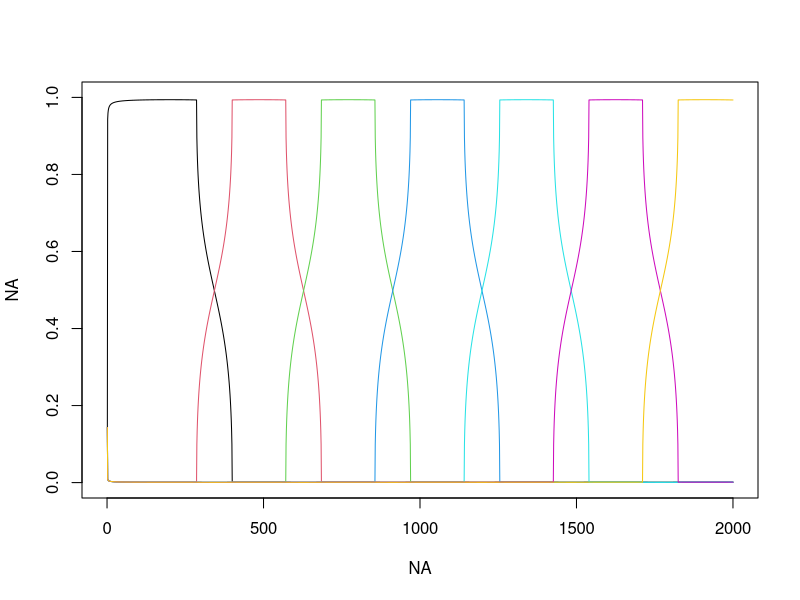
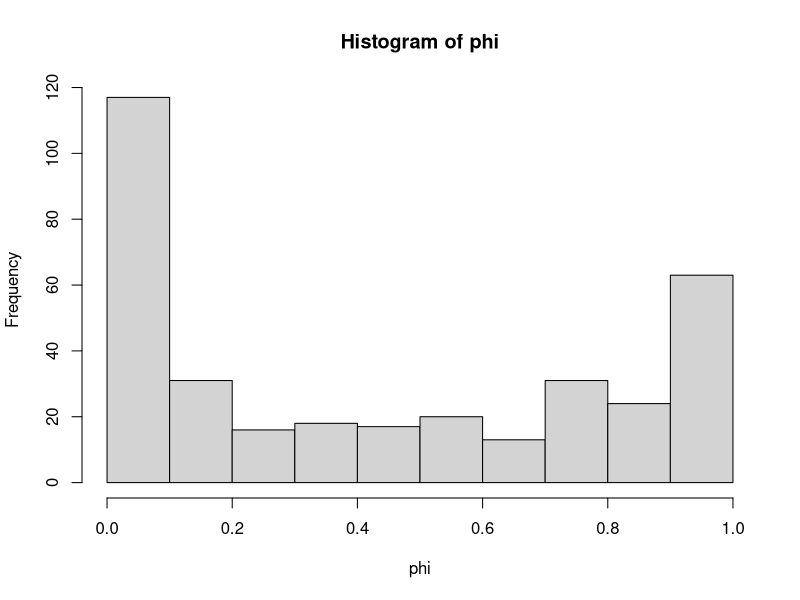

Generate these figures, in order, with R: (Note: this script raises an error after producing the figures.)
rm(list=ls(all=TRUE))
set.seed(421)

nloc=2000
nspp=50
ncommun=7
base=floor(nloc/(ncommun-2))

#generate thetas
x=seq(from=-1,to=1,length.out=base)
y=sqrt(1-(x^2))*0.1
min1=0.0001
y[y<min1]=min1
# plot(x,y)
  
init=floor(nloc/ncommun)
seq1=c(seq(from=1,to=nloc,by=init),nloc)
  
theta=matrix(min1,nloc,ncommun)
for (i in 1:ncommun){
  seq2=seq1[i]:(seq1[i]+base-1)
  seq3=seq2[seq2<=nloc]
  theta[seq3,i]=y[1:length(seq3)]
}
theta=theta/matrix(apply(theta,1,sum),nloc,ncommun)
theta.true=theta
  
plot(NA,NA,xlim=c(0,nloc),ylim=c(0,1))
for (i in 1:ncommun) lines(1:nloc,theta[,i],col=i)
  
#generate phi  
tmp=matrix(rbeta(ncommun*nspp,0.5,0.5),ncommun,nspp)
tmp[,1:ncommun]=diag(0.8,ncommun)
phi=tmp
round(phi[,1:10],2)
hist(phi)
phi.true=phi

#get n
setwd('U:\\independent studies\\LIDAR\\experim\\TAN y_n\\2012')
n2=matrix(round(runif(nloc*nspp,min=10,max=200)),nloc,nspp)

#generate actual observations y
y=matrix(0,nloc,nspp)
array1=array(NA,dim=c(nloc,nspp,ncommun,2))
for (i in 1:nloc){
  for (j in 1:nspp){
    tmp=rmultinom(1,size=n2[i,j],prob=theta[i,])  
    for (k in 1:ncommun){
      tmp1=rbinom(1,size=tmp[k],prob=phi[k,j])
      array1[i,j,k,1]=tmp1
      array1[i,j,k,2]=tmp[k]-tmp1
      y[i,j]=y[i,j]+tmp1
    }
  }
}
mean(y<=n2)
image(data.matrix(y/n2))

#make sure things make sense
teste=apply(array1[,,,1],c(1,2),sum)
unique(y-teste)
teste=apply(array1,c(1,2),sum)
unique(n2-teste)

#make nice output table
colnames(y)=paste('spp',1:nspp,sep='')

#export results
setwd('U:\\GIT_models\\LIDAR_binom\\fake data')
nome=paste('fake data y',ncommun,'.csv',sep='')    
write.csv(y,nome,row.names=F)    
nome=paste('fake data n',ncommun,'.csv',sep='')    
write.csv(n2,nome,row.names=F)    